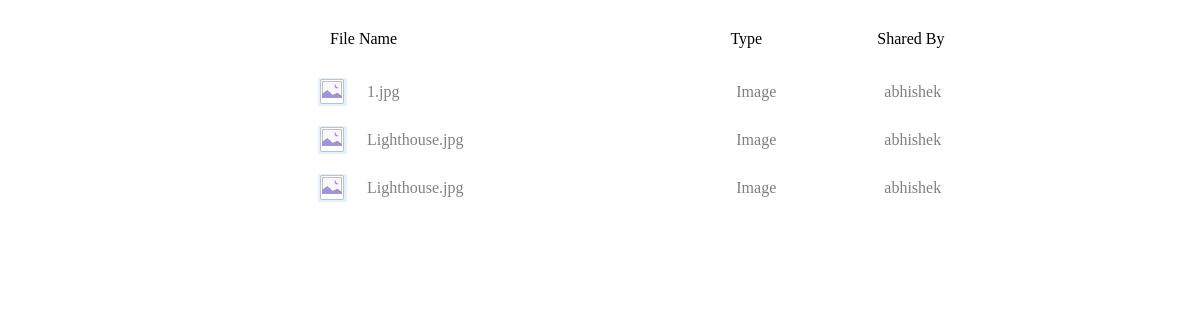
The app's page /shared_with_me.php (signed in), older data.
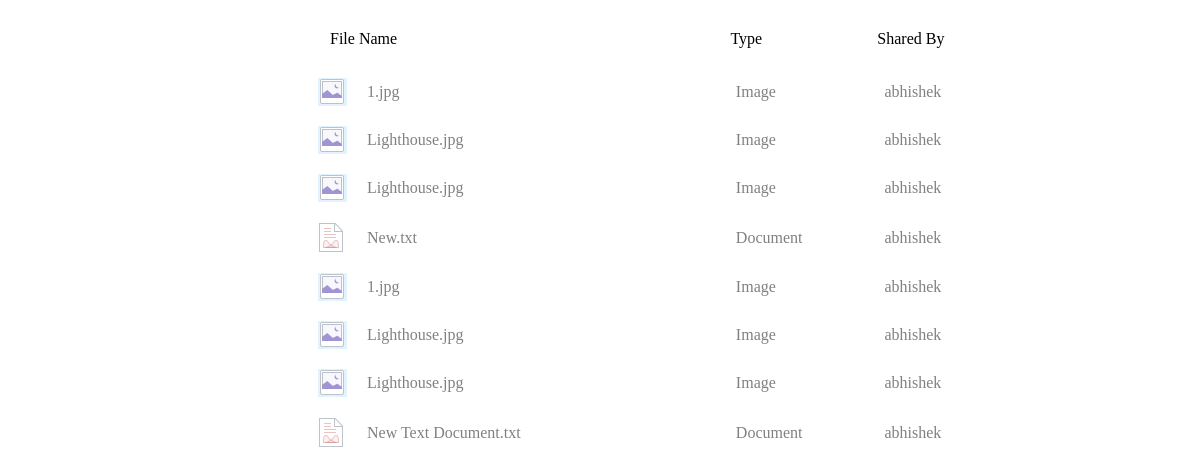
The same page, newer data.
### tables this page shows
CREATE TABLE `filesystem` (
  `file_id` int(10) NOT NULL,
  `file_name` varchar(50) NOT NULL,
  `owner` varchar(50) NOT NULL,
  `shared_by` mediumtext,
  `file_hash` varchar(50) DEFAULT NULL,
  `directory_path` varchar(100) NOT NULL,
  `isFolder` varchar(45) NOT NULL
);

### shared_with_me.php (the view, shortened to what this page needs)
<?php
    echo '<link rel="stylesheet" href="css/dropdown.css" type="text/css">';
    $user = $_SESSION['user'];
    $query = "SELECT * FROM filesystem WHERE owner='$user' AND shared_by != '' AND isFolder = '0' ";
    $con=mysqli_connect("localhost","root","r00tpass","mysql_db");
    $result = mysqli_query($con, $query);
    echo '<div style="margin-top:-10px">';
    echo '<div class="tablehead">';
    echo '
        <table width="84%" cellpadding="8px" class="heading">
            <tr id="row_id" class="border_bottom">
            <td width="55%">File Name</td>
            <td width="20%">Type</td>
            <td >Shared By</td>
            <tr>
        </table><br>
    ';
    echo '</div>';
    echo '<div class="tables">';
    echo '<table width="80%" cellpadding="10px" class="table">';
    while($row = mysqli_fetch_array($result))
    {
        $temp = explode(".", $row['file_name']);
        $ext = end($temp);
        $ext = strtolower($ext);
        echo '<tr class="border_bottom" id="'.$row['file_name'].'" onclick="showopt(\''.$row['file_name'].'\')"><td width="5%" class="data">';
        if($ext=="png"||$ext=="jpg"||$ext=="jpeg"||$ext=="gif")
            echo "<img src='images/picture1.png'>";
            elseif($ext=="doc"|| $ext == "txt" || $ext=="pdf"||$ext=="PDF"||$ext=="ppt"||$ext=="pps"||$ext=="pptx"||$ext=="sdf"||$ext=="dat"||$ext=="docx"||$ext=="log"||$ext=="msg"||$ext=="odt"||$ext=="pages"||$ext=="rtf"||$ext=="tex"||$ext=="txt"||$ext=="wpd"||$ext=="wps")
                echo "<img src='images/document2.png'>";
            elseif($ext=="exe"||$ext=="exe.config")
                echo "<img src='images/exec1.png'>";
            elseif($ext=="tar"||$ext=="zip"||$ext=="tar2012"||$ext=="7z"||$ext=="rar")
            echo "<img src='images/compressed.png'>";
        else
                echo "<img src='images/exec1.png'>";
        echo"</td>";
        if($ext=="png"||$ext=="jpg"||$ext=="jpeg"||$ext=="gif")
        {
            echo '<td width="50%"><a class="go" id ="fo" href="files/'.$row['file_id'].'.'.$ext.'" data-lightbox="example-1">'.$row['file_name']."</a>";
        }
        else
        {
            echo '<td width="50%"><a  class="go" id ="fo" href="#register" onclick="run_leanmodalOther(\'files/'.$row['file_id'].'.'.$ext.'\');" >'.$row['file_name']."</a>";
        }
        echo "</td>";
        echo'<td width="20%" class="data">';
        if($ext=="png"||$ext=="jpg"||$ext=="jpeg"||$ext=="gif")
            echo 'Image';
        elseif($ext=="doc"||$ext == "txt"||$ext=="pdf"||$ext=="PDF"||$ext=="ppt"||$ext=="pps"||$ext=="pptx"||$ext=="sdf"||$ext=="dat"||$ext=="docx"||$ext=="log"||$ext=="msg"||$ext=="odt"||$ext=="pages"||$ext=="rtf"||$ext=="tex"||$ext=="txt"||$ext=="wpd"||$ext=="wps")
            echo 'Document';
        elseif($ext=="exe"||$ext=="exe.config")
            echo 'Executable';
        elseif($ext=="tar"||$ext=="zip"||$ext=="tar2012"||$ext=="7z"||$ext=="rar")
            echo 'Compressed';
        else
            echo 'Miscellaneous';
        echo"</td >";
        echo'<td width="25%" class="data">';
        if($row['shared_by'])
        {
            echo $row['shared_by'];
        }
        else
        {
            echo "--";
        }
        echo"</td>";
        echo "</tr>";
    }
    echo '</div>';
    echo '</div>';
?>

### css/dropdown.css (style rules this page uses)
.tables { margin-left: 300px; margin-top: -20px; overflow-y: scroll; overflow-x:hidden; }
.table { height:0px; overflow-y: scroll; overflow-x:hidden; border-spacing: 0px; width: 85%; }
.go { text-decoration: none; color: grey; }
.tablehead { margin-left: 312px; margin-top: 30px; color: grey; font-weight: bold; }
.data { color: grey; cursor: pointer; }
.heading { margin-bottom: 10px; }

Row changes from the older to the newer data that the page shows:
added filesystem: file_name "New.txt", shows "Document", shared_by "abhishek"
added filesystem: file_name "1.jpg", shows "Image", shared_by "abhishek"
added filesystem: file_name "Lighthouse.jpg", shows "Image", shared_by "abhishek"
added filesystem: file_name "Lighthouse.jpg", shows "Image", shared_by "abhishek"
added filesystem: file_name "New Text Document.txt", shared_by "abhishek"
